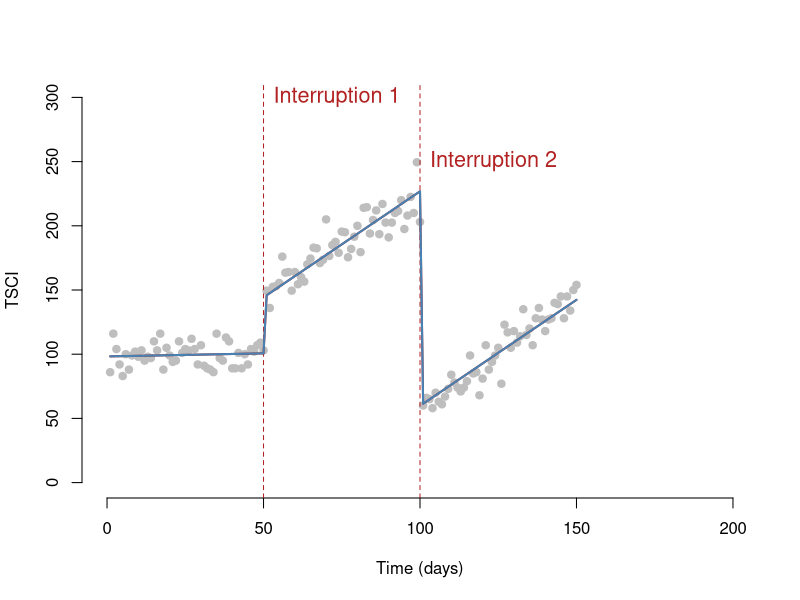

Here is the R script that generated this plot:


# Uncomment to install packages
#install.packages("data.table")
#install.packages("bit64")
#install.packages("gnm")

library('data.table')
library('bit64')
library('gnm')


dataTS <- fread("EXAMPLE_DATA.csv")

#Plot counts
plot(dataTS$T, dataTS$Y,
     bty="n", pch=19, col="gray",
     ylim = c(0, 300), xlim=c(0,200),
     xlab = "Time (days)", 
     ylab = "TSCI" )

# Line marking the interruption
abline( v=50, col="firebrick", lty=2 )
text( 50, 300, "Interruption 1", col="firebrick", cex=1.3, pos=4 )

abline( v=100, col="firebrick", lty=2 )
text( 100, 250, "Interruption 2", col="firebrick", cex=1.3, pos=4 )


# Add the regression line
l <- lm( Y ~ T + D1 + D2 +D3 + P, data=dataTS )
lines( dataTS$T, l$fitted.values, col="firebrick", lwd=2 )

# Add the regression line
gn <- gnm( Y ~ T + D1 + D2 + D3 + P, data=dataTS)
lines( dataTS$T, gn$fitted.values, col="steelblue", lwd=2 )

# Because the data is linear the lm and gnm will have the same result
